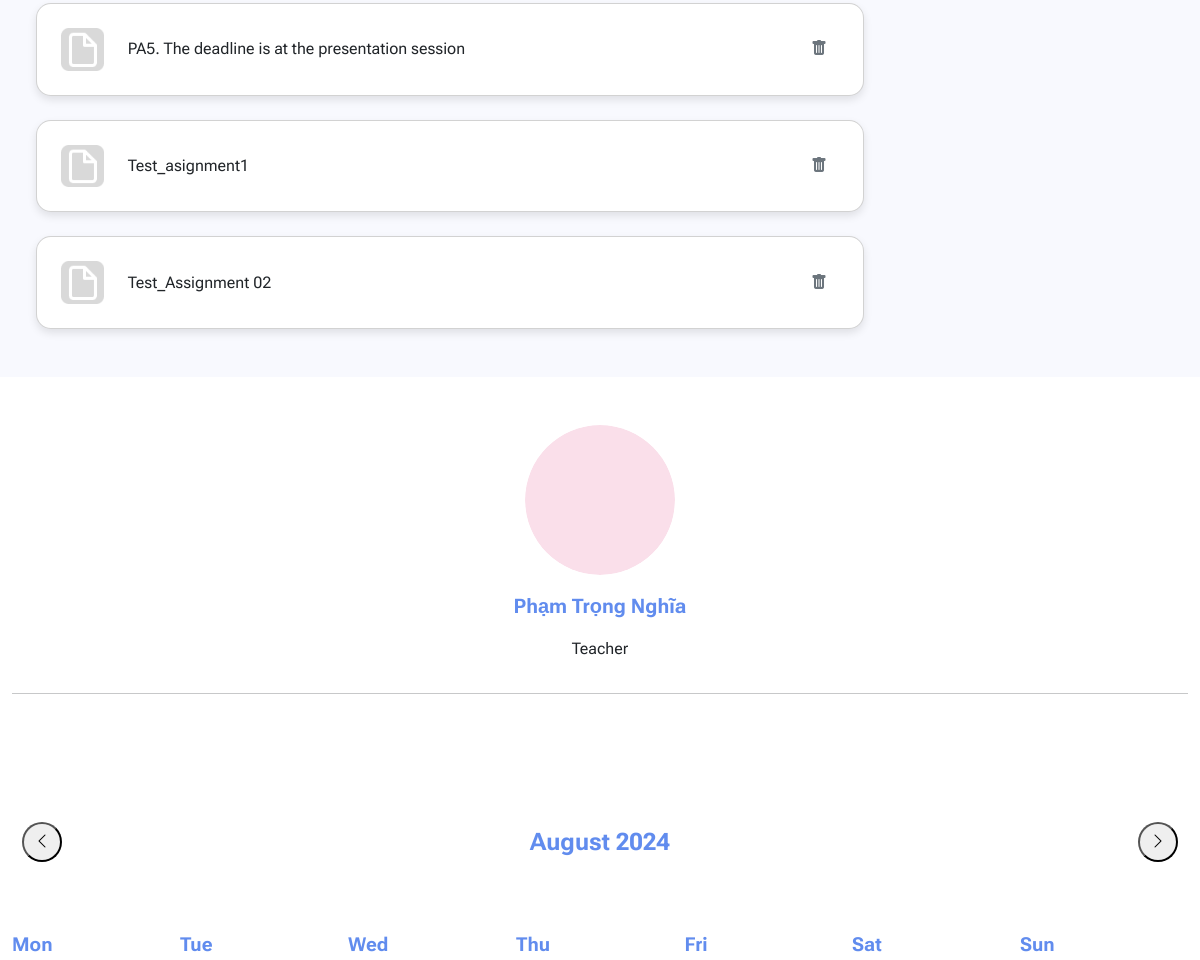
/courses/CSC13002_22CLC08/ (signed in, middle part), run on an earlier commit of the app's database.
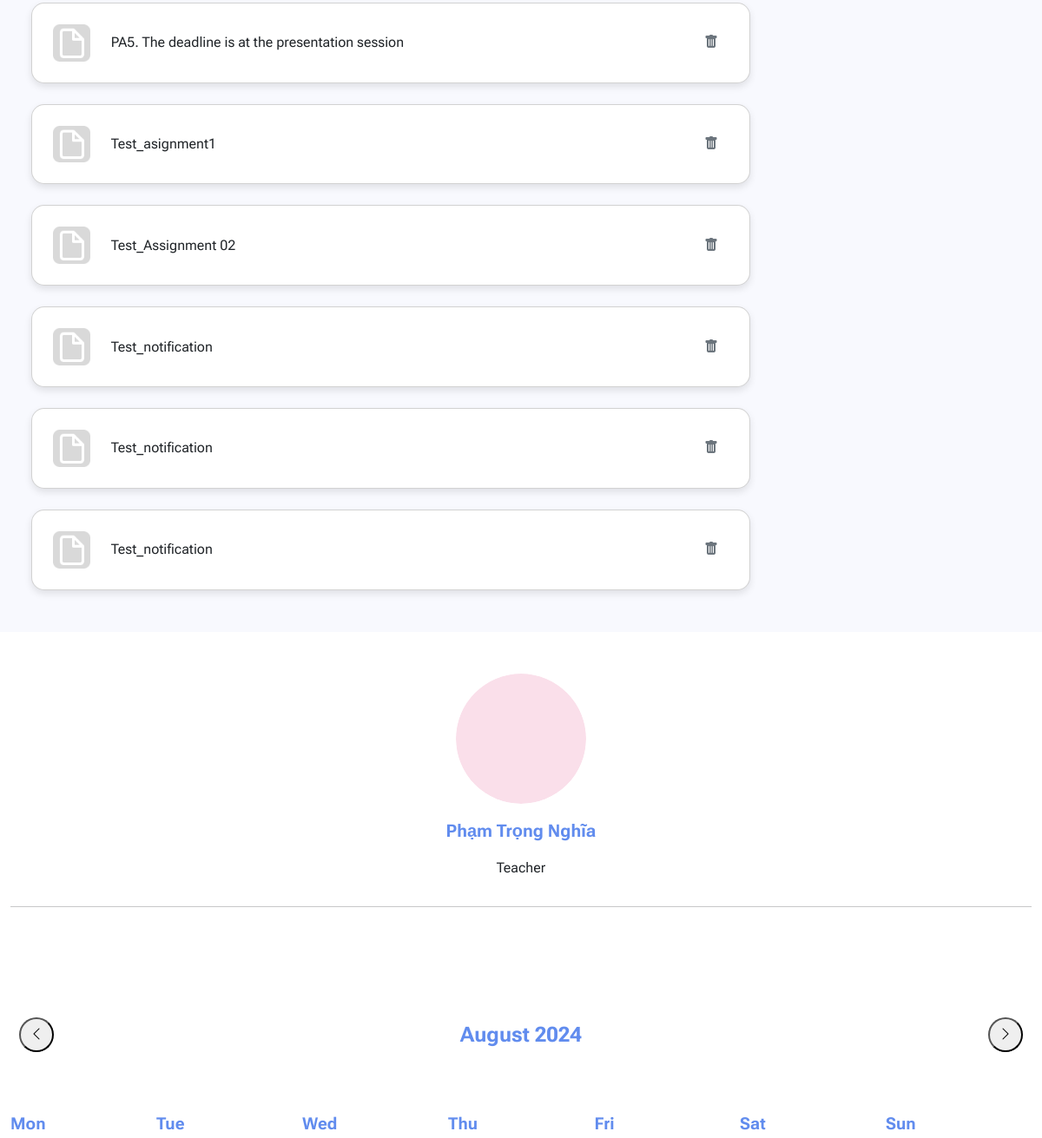
And on a later commit of the database.
### courses/models.py (models this page shows, shortened)
class Assignment(models.Model):
    id = models.UUIDField(
         primary_key = True,
         default = uuid.uuid4,
         editable = False)
    author = models.ForeignKey(User, on_delete=models.CASCADE)
    ForClass = models.ForeignKey(CourseClass, on_delete=models.CASCADE, null=True)
    title = models.CharField(max_length=100, blank=True, null=True)
    file = models.FileField(blank=True, null=True, upload_to=upload_assignment_file_path_handle, validators=[file_size])
    date_opened = models.DateTimeField(auto_now_add=True)
    date_closed = models.DateTimeField()

### courses/views.py (the view, shortened to what this page needs)
# urls.py: path('<slug:slug>/', views.view_class_page, name='class_page'),
@login_required(login_url='users:login')
def view_class_page(request, slug):
    course = Class.objects.get(slug=slug)
    user, notifications, events = getIn4(request)
    if user not in course.participants.all():
        return Http404NotFound(request)
    files = FileUpload.objects.filter(inClass=course.id)
    assignments = Assignment.objects.filter(ForClass=course.id)
    if user.is_staff and not user.is_superuser:
        return render(request, 'courses/View_course_teacher.html',
                  {'user': user, 'notifies': notifications, 'events': events,
                   'course' : course, 'files': files, 'assignments': assignments,
                    'form': FileUploadForm(), 'aform' : AssignmentForm()})
    else:
        return render(request, 'courses/View_course.html',
                    {'user': user, 'notifies': notifications, 'events': events,
                     'course' : course, 'files': files, 'assignments': assignments})

### courses/models.py (called while the page is built)
    def __str__(self):
        return self.id + ' - ' + self.name

    def __str__(self):
        return str(self.course) + '_' + self.className

### courses/templates/courses/View_course_teacher.html (shortened to what this page needs)
{% extends "NavLayout.html" %}
{% load static %}
{% load widget_tweaks %}
{% block extra_attach %}
<link rel="stylesheet" href="{% static 'css/style_course.css' %}">
{% endblock extra_attach %}
{% block content %}
<br>
{% for assignment in assignments %}
    <div class="container-fluid">
        <div class="card p-4 custom-card">
            <div class="row align-items-center">
                <div class="col-1">
                    <img src="{% static 'img/course/File.png' %}" alt="file" class="img-fluid" style="max-width: auto;">
                </div>
                <div class="col-11 d-flex align-items-center">
                        <a href="{% url 'courses:view_assignment' slug=course.slug assignmentname=assignment.id %}" class="nav-link">{{ assignment.title }}</a>
                    <form method="POST" class="ms-auto">
                        <button name="delete_assignment" value="{{ assignment.id }}" class="btn btn-outline-secondary" type="submit" style="--bs-btn-border-color: none"><i class="bi bi-trash-fill"></i></button>
                    </form>
                </div>
            </div>
        </div>
        <br>
    </div>
{% endfor %}
{% endblock content %}

What changed in the data, as far as the page shows it:
added Assignment: title "Test_notification"
added Assignment: title "Test_notification"
added Assignment: title "Test_notification"
